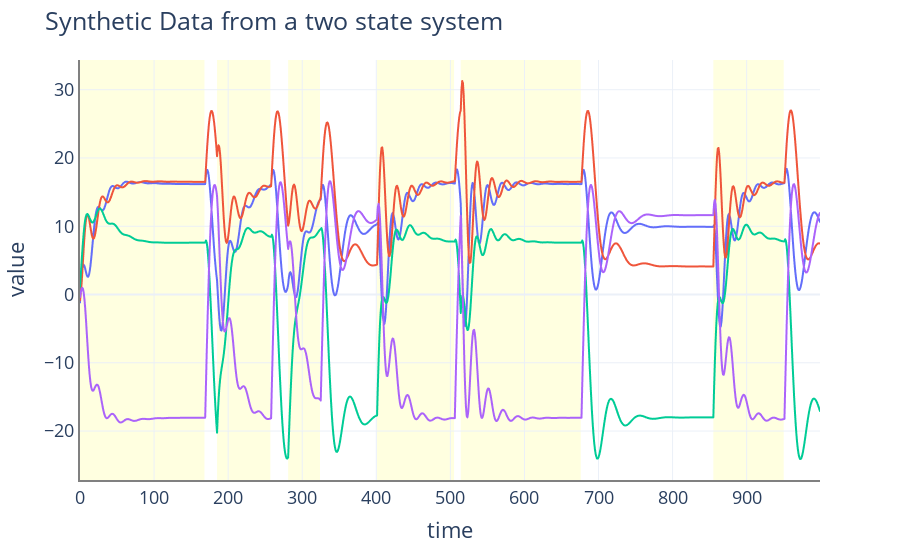

Here is the notebook cell this chart was saved with:
### Code cell
config = {
  'toImageButtonOptions': {
    'format': 'png', # one of png, svg, jpeg, webp
    'filename': 'custom_image',
    'height': 500,
    'width': 1500,
    'scale':6 # Multiply title/legend/axis/canvas sizes by this factor
  }
}

# set theme of plotly
plotly_template = 'plotly_white'
px.defaults.template = plotly_template

fig3 = px.line(X.T,labels={'index':'time'}).update_layout(title='Synthetic Data from a two state system') #20210414_w7
fig3.update_xaxes(showline=True, linewidth=2, linecolor='grey')
fig3.update_yaxes(showline=True, linewidth=2, linecolor='grey')
def find_highlight_regions(states):
    regions = []
    start = None
    for i in range(len(states)):
        if states[i] == 1 and start is None:
            start = i
        elif states[i] == 0 and start is not None:
            regions.append((start, i - 1))
            start = None
    # If the states array ends with a 1, capture that region as well
    if start is not None:
        regions.append((start, len(states) - 1))
    return regions

# Identify the regions where states are 1
highlight_regions = find_highlight_regions(states)

# Add shaded regions (rectangles) to the plot for each highlight region
for region in highlight_regions:
    fig3.add_shape(
        type="rect",
        xref="x", yref="paper",
        x0=region[0], x1=region[1],
        y0=0, y1=1,
        fillcolor="lightyellow", opacity=1, line_width=0,
        layer="below"  # Place the shapes in the background
    )
    
fig3.update_layout(
    font=dict(
        size=18
    ), showlegend=False)
fig3.show(config=config)

### Figure 1 — Plotly figure (JSON) as saved in the notebook; plotly's stock layout.template omitted (floating-point values rounded to 4 significant figures; data arrays with more than 128 entries replaced by an {"elided": "..."} marker saying what was removed)
{"data": [{"hovertemplate": "variable=0<br>time=%{x}<br>value=%{y}<extra></extra>", "legendgroup": "0", "line": {"color": "#636efa", "dash": "solid"}, "marker": {"symbol": "circle"}, "mode": "lines", "name": "0", "showlegend": true, "type": "scattergl", "x": {"elided": "1000 int values"}, "xaxis": "x", "y": {"elided": "1000 float values"}, "yaxis": "y"}, {"hovertemplate": "variable=1<br>time=%{x}<br>value=%{y}<extra></extra>", "legendgroup": "1", "line": {"color": "#EF553B", "dash": "solid"}, "marker": {"symbol": "circle"}, "mode": "lines", "name": "1", "showlegend": true, "type": "scattergl", "x": {"elided": "1000 int values"}, "xaxis": "x", "y": {"elided": "1000 float values"}, "yaxis": "y"}, {"hovertemplate": "variable=2<br>time=%{x}<br>value=%{y}<extra></extra>", "legendgroup": "2", "line": {"color": "#00cc96", "dash": "solid"}, "marker": {"symbol": "circle"}, "mode": "lines", "name": "2", "showlegend": true, "type": "scattergl", "x": {"elided": "1000 int values"}, "xaxis": "x", "y": {"elided": "1000 float values"}, "yaxis": "y"}, {"hovertemplate": "variable=3<br>time=%{x}<br>value=%{y}<extra></extra>", "legendgroup": "3", "line": {"color": "#ab63fa", "dash": "solid"}, "marker": {"symbol": "circle"}, "mode": "lines", "name": "3", "showlegend": true, "type": "scattergl", "x": {"elided": "1000 int values"}, "xaxis": "x", "y": {"elided": "1000 float values"}, "yaxis": "y"}], "layout": {"font": {"size": 18}, "legend": {"title": {"text": "variable"}, "tracegroupgap": 0}, "margin": {"t": 60}, "shapes": [{"fillcolor": "lightyellow", "layer": "below", "line": {"width": 0}, "opacity": 1, "type": "rect", "x0": 0, "x1": 168, "xref": "x", "y0": 0, "y1": 1, "yref": "paper"}, {"fillcolor": "lightyellow", "layer": "below", "line": {"width": 0}, "opacity": 1, "type": "rect", "x0": 185, "x1": 257, "xref": "x", "y0": 0, "y1": 1, "yref": "paper"}, {"fillcolor": "lightyellow", "layer": "below", "line": {"width": 0}, "opacity": 1, "type": "rect", "x0": 281, "x1": 324, "xref": "x", "y0": 0, "y1": 1, "yref": "paper"}, {"fillcolor": "lightyellow", "layer": "below", "line": {"width": 0}, "opacity": 1, "type": "rect", "x0": 401, "x1": 505, "xref": "x", "y0": 0, "y1": 1, "yref": "paper"}, {"fillcolor": "lightyellow", "layer": "below", "line": {"width": 0}, "opacity": 1, "type": "rect", "x0": 514, "x1": 676, "xref": "x", "y0": 0, "y1": 1, "yref": "paper"}, {"fillcolor": "lightyellow", "layer": "below", "line": {"width": 0}, "opacity": 1, "type": "rect", "x0": 855, "x1": 950, "xref": "x", "y0": 0, "y1": 1, "yref": "paper"}], "showlegend": false, "title": {"text": "Synthetic Data from a two state system"}, "xaxis": {"anchor": "y", "domain": [0, 1], "linecolor": "grey", "linewidth": 2, "showline": true, "title": {"text": "time"}}, "yaxis": {"anchor": "x", "domain": [0, 1], "linecolor": "grey", "linewidth": 2, "showline": true, "title": {"text": "value"}}}}
